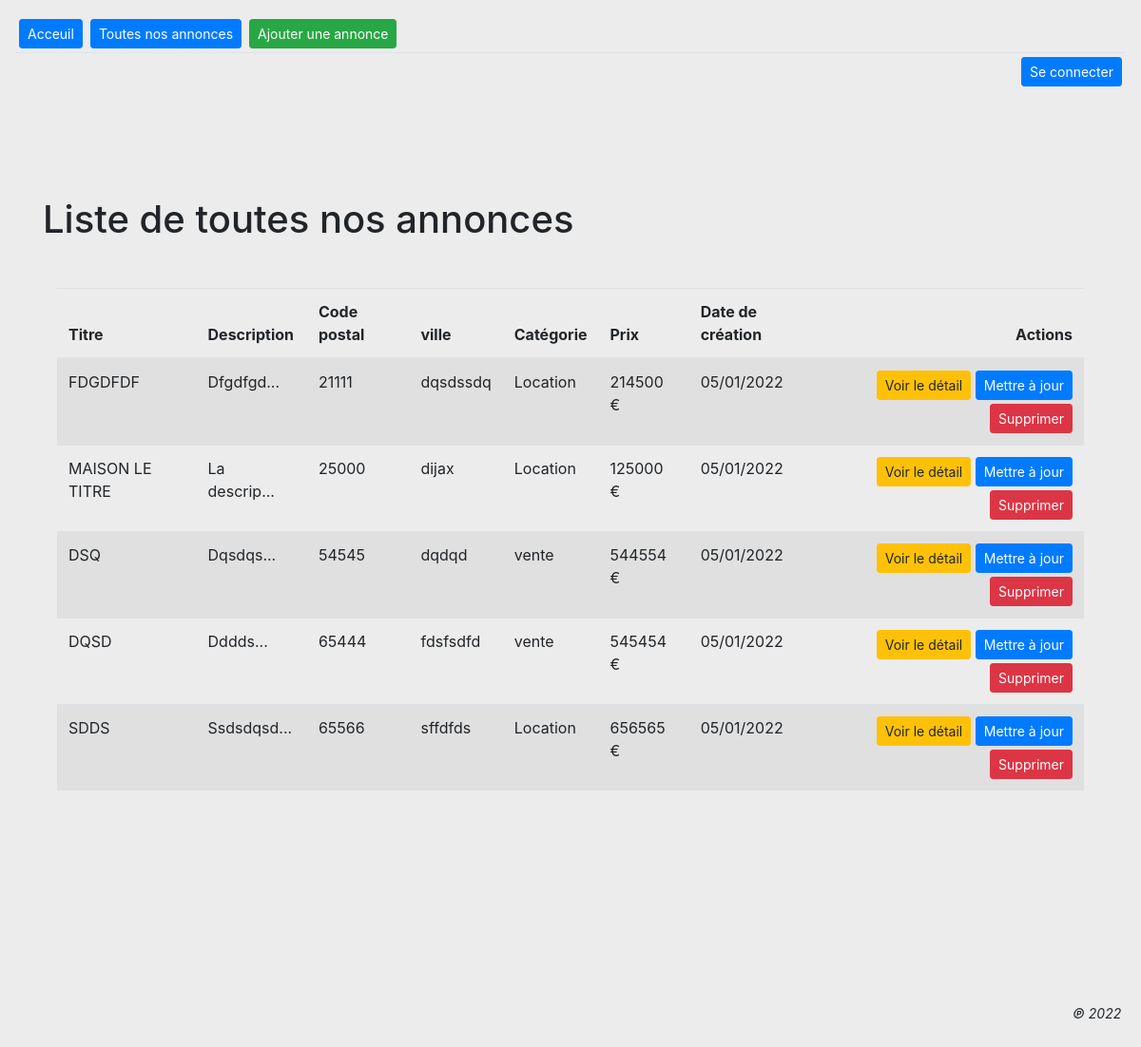
Page /liste.php on the committed database.
### tables this page shows
CREATE TABLE IF NOT EXISTS `advert` (
  `id_advert` int(10) UNSIGNED NOT NULL AUTO_INCREMENT,
  `title` varchar(255) NOT NULL,
  `description` text NOT NULL,
  `postcode` varchar(5) NOT NULL,
  `city` varchar(50) NOT NULL,
  `price` int(10) UNSIGNED NOT NULL,
  `reservation_message` text,
  `category_id` int(11) NOT NULL,
  `created_at` datetime NOT NULL,
  PRIMARY KEY (`id_advert`),
  KEY `category_id` (`category_id`)
);

CREATE TABLE IF NOT EXISTS `category` (
  `id_category` int(11) NOT NULL AUTO_INCREMENT,
  `value` varchar(30) NOT NULL,
  PRIMARY KEY (`id_category`)
);

### db/DataBase.php (called while the page is built)
<?php
abstract class DataBase
{
    private string $db_host = 'localhost';
    private string $db_name = 'real_estate';
    private PDO $db;
    protected function getPDO(): PDO
    {
        return $this->buildPDO();
    }
    private function buildPDO(): PDO
    {
        try {
            $this->db = new PDO(
                "mysql:host={$this->db_host};dbname={$this->db_name};charset=utf8",
                "root",
                "",
                [
                    PDO::ATTR_ERRMODE => PDO::ERRMODE_EXCEPTION,
                    PDO::ATTR_DEFAULT_FETCH_MODE => PDO::FETCH_ASSOC
                ]
            );
        } catch (Exception $e) {
            echo 'Erreur connection database : ' . $e->getMessage();
        }
        return $this->db;
    }
}

### src/Classes/AdvertManager.php (called while the page is built, shortened)
<?php
require_once './db/DataBase.php';
class AdvertManager extends DataBase
{
    private string $advert = 'advert';
    public function getAllAdverts(): array
    {
        return $this->getPDO()->query(
            "SELECT {$this->advert}.id_advert,
                                {$this->advert}.title,
                                {$this->advert}.description,
                                {$this->advert}.postcode,
                                {$this->advert}.city,
                                {$this->advert}.price,
                                category.value AS category,
                                DATE_FORMAT({$this->advert}.created_at, '%d/%m/%Y') AS created_at
	                                FROM {$this->advert}
                                        INNER JOIN category WHERE category.id_category = {$this->advert}.category_id"
        )->fetchAll(PDO::FETCH_ASSOC);
    }
}

### liste.php (the view, shortened to what this page needs)
<?php
$advertManager = new AdvertManager();
$allAdvers = $advertManager->getAllAdverts();
require_once './templates/header.php';
?>
<h1>Liste de toutes nos annonces</h1>
<div class="container-fluid">
    <table class="table table-striped mt-5">
        <thead>
            <tr>
                <th>Titre</th>
                <th>Description</th>
                <th>Code postal</th>
                <th>ville</th>
                <th>Catégorie</th>
                <th>Prix</th>
                <th>Date de création</th>
                <th class="text-right">Actions</th>
            </tr>
        </thead>
        <tbody>
            <?php foreach ($allAdvers as $advert) : ?>
                <tr>
                    <td><?= mb_strtoupper($advert['title']); ?></td>
                    <td><?= ucfirst(substr($advert['description'], 0, 10) . "..."); ?></td>
                    <td><?= $advert['postcode']; ?></td>
                    <td><?= $advert['city']; ?></td>
                    <td><?= $advert['category']; ?></td>
                    <td><?= $advert['price']; ?> €</td>
                    <td><?= $advert['created_at']; ?></td>
                    <td class="text-right">
                        <a href="details.php?id=<?= $advert['id_advert']; ?>" class="btn btn-warning btn-sm mb-1">Voir le détail</a>
                        <a href="editer.php?id=<?= $advert['id_advert']; ?>" class="btn btn-primary btn-sm mb-1">Mettre à jour</a>
                        <a onclick="return confirm('Voulez-vous bien supprimer ?');" href="index.php?id=<?= $advert['id_advert']; ?>&type=supprimer" class="btn btn-danger btn-sm">Supprimer</a>
                    </td>
                </tr>
            <?php endforeach; ?>
        </tbody>
    </table>
</div>
<?php require_once './templates/footer.php' ?>

### templates/style/css/style.css (style rules this page uses)
body { background-color: rgb(236, 236, 236); }

### rows in the picture
advert: title "FDGDFDF", description "Dfgdfgd...", postcode "21111", city "dqsdssdq", category.value "Location", price "214500", created_at "05/01/2022"
advert: title "MAISON LE TITRE", description "La descrip...", postcode "25000", city "dijax", category.value "Location", price "125000", created_at "05/01/2022"
advert: title "DSQ", description "Dqsdqs...", postcode "54545", city "dqdqd", category.value "vente", price "544554", created_at "05/01/2022"
advert: title "DQSD", description "Dddds...", postcode "65444", city "fdsfsdfd", category.value "vente", price "545454", created_at "05/01/2022"
advert: title "SDDS", description "Ssdsdqsd...", postcode "65566", city "sffdfds", category.value "Location", price "656565", created_at "05/01/2022"
